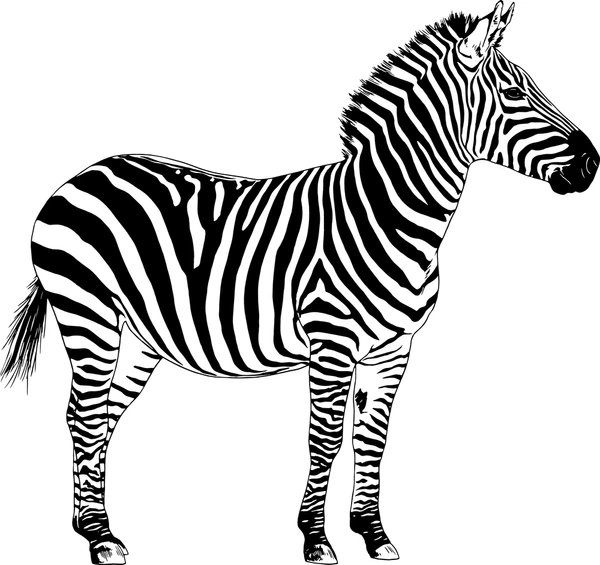
#> input picture 05_imagenes_binarias_morfologia/ejemplos/img/09_cebra.jpeg, 600 x 565 px
$ python 05_morfologicas.py
#> lines starting #> are read from the running program, lines starting #| are printed output that depends on the picture; after the words box and inside, x2 and y2 are one past the last pixel; in counts of white or black regions, pixels touching at a corner belong together
"""
Operaciones Morfológicas.

Este script demuestra las operaciones morfológicas básicas aplicadas a imágenes binarias:
- Erosión: Reduce el tamaño de objetos blancos
- Dilatación: Aumenta el tamaño de objetos blancos
- Apertura: Erosión seguida de dilatación (elimina ruido pequeño)
- Cierre: Dilatación seguida de erosión (rellena huecos pequeños)
- Gradiente: Diferencia entre dilatación y erosión (detecta bordes)
"""

import os

import cv2
import matplotlib.pyplot as plt
import numpy as np


def main():
    # Ruta de la imagen
    ruta_imagen = "../img/09_cebra.jpeg"

    # Verificar que el archivo existe
    if not os.path.exists(ruta_imagen):
        print(f"Error: No se encontró la imagen en {ruta_imagen}")
        return

    # Cargar la imagen en escala de grises
    img = cv2.imread(ruta_imagen, cv2.IMREAD_GRAYSCALE)
#> img: shape (565, 600); min 0, max 255, mean 200.4

    if img is None:
        print(f"Error: No se pudo cargar la imagen desde {ruta_imagen}")
        return

    print(f"Imagen cargada: {img.shape[1]}x{img.shape[0]} píxeles")
#| Imagen cargada: 600x565 píxeles

    # Aplicar umbralización para obtener imagen binaria
    umbral = 127
    _, binary_img = cv2.threshold(img, umbral, 255, cv2.THRESH_BINARY)
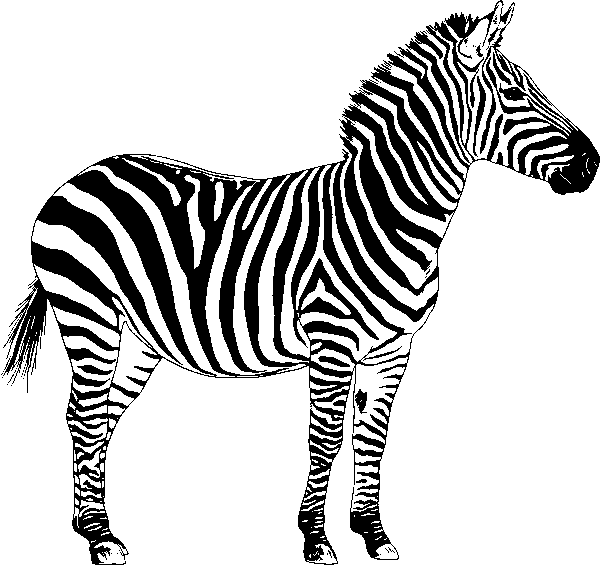
#> binary_img: shape (565, 600); 78.6% white; 51 black regions (41 under 20 px), largest, box (x1, y1, x2, y2) and area: (3, 14, 600, 565) 70624, (444, 0, 504, 59) 703, (473, 76, 486, 157) 327
    print(f"Umbralización aplicada (umbral={umbral})")

    # Definir elemento estructurante (kernel)
    kernel_size = 5
    kernel = np.ones((kernel_size, kernel_size), np.uint8)
    print(f"Kernel: {kernel_size}x{kernel_size}")

    print("\nAplicando operaciones morfológicas...")

    # 1. Erosión
    # Reduce el tamaño de los objetos blancos, elimina píxeles en los bordes
    erosion = cv2.erode(binary_img, kernel, iterations=1)
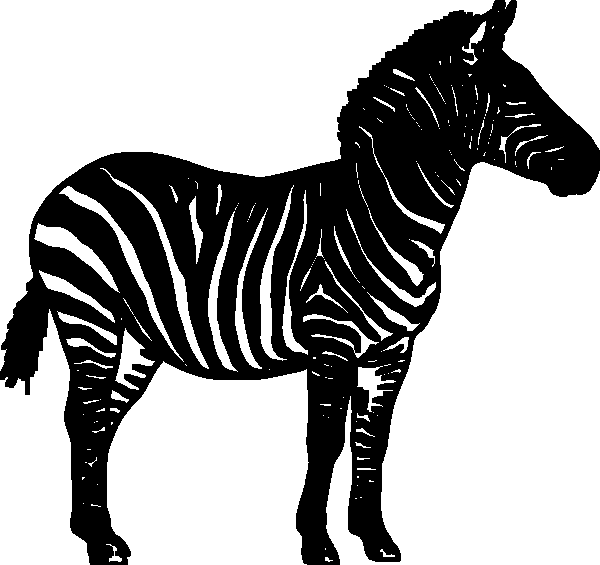
#> erosion: shape (565, 600); 64.8% white; 1 black region, box (x1, y1, x2, y2) and area: (0, 0, 600, 565) 119427
    print("  ✓ Erosión")

    # 2. Dilatación
    # Aumenta el tamaño de los objetos blancos, añade píxeles en los bordes
    dilation = cv2.dilate(binary_img, kernel, iterations=1)
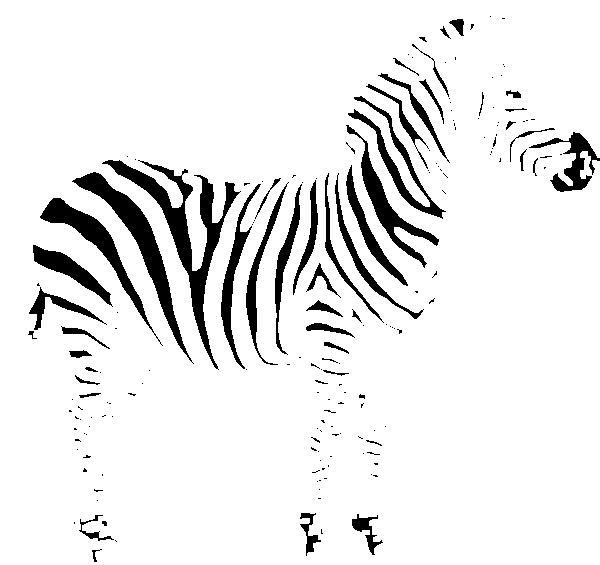
#> dilation: shape (565, 600); 91.5% white; 185 black regions (134 under 20 px), largest, box (x1, y1, x2, y2) and area: (102, 160, 241, 370) 4697, (72, 172, 194, 364) 3231, (40, 198, 163, 346) 2313
    print("  ✓ Dilatación")

    # 3. Apertura (Opening)
    # Erosión seguida de dilatación
    # Útil para eliminar ruido pequeño manteniendo objetos grandes
    opening = cv2.morphologyEx(binary_img, cv2.MORPH_OPEN, kernel)
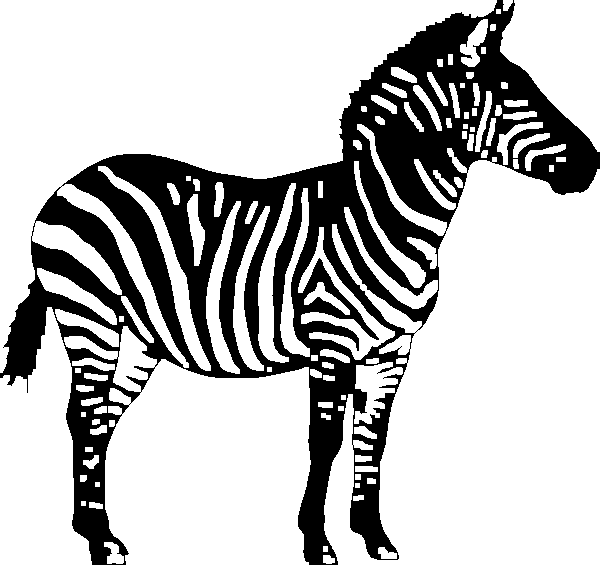
#> opening: shape (565, 600); 74.1% white; 1 black region, box (x1, y1, x2, y2) and area: (0, 0, 600, 565) 87808
    print("  ✓ Apertura (erosión + dilatación)")

    # 4. Cierre (Closing)
    # Dilatación seguida de erosión
    # Útil para rellenar pequeños huecos en objetos
    closing = cv2.morphologyEx(binary_img, cv2.MORPH_CLOSE, kernel)
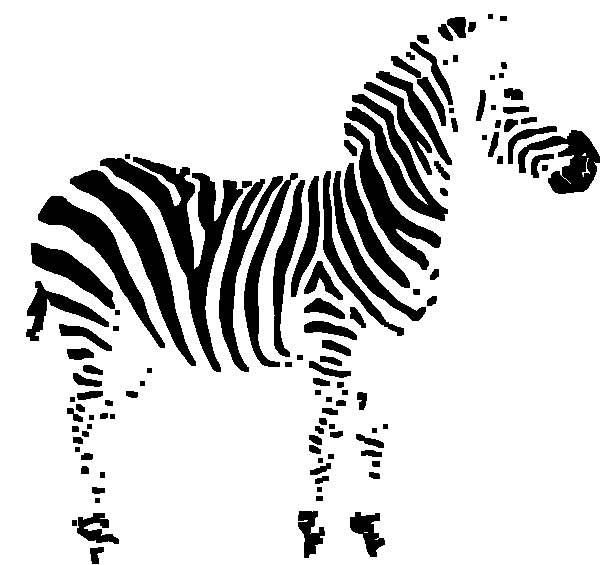
#> closing: shape (565, 600); 83.3% white; 122 black regions, largest, box (x1, y1, x2, y2) and area: (100, 157, 243, 372) 7278, (70, 170, 196, 366) 4503, (38, 196, 165, 348) 3413
    print("  ✓ Cierre (dilatación + erosión)")

    # 5. Gradiente Morfológico
    # Diferencia entre dilatación y erosión
    # Útil para detectar los contornos de los objetos
    gradient = cv2.morphologyEx(binary_img, cv2.MORPH_GRADIENT, kernel)
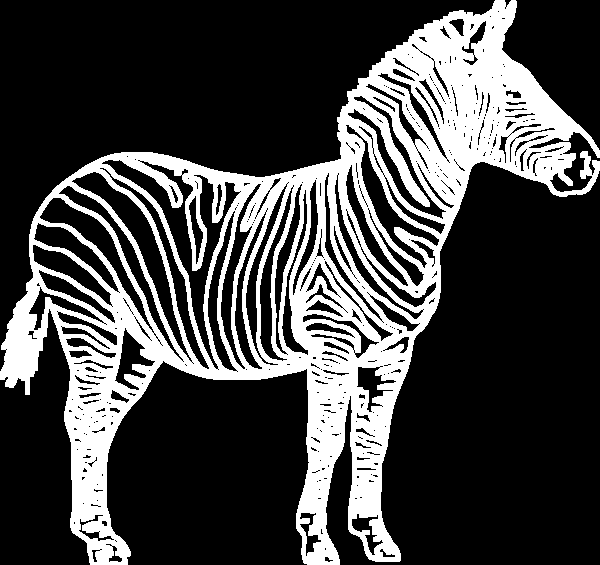
#> gradient: shape (565, 600); 26.7% white; 1 white region, box (x1, y1, x2, y2) and area: (0, 0, 600, 565) 90624
    print("  ✓ Gradiente morfológico")

    # Visualizar resultados
    plt.figure(figsize=(15, 10))

    images = [binary_img, erosion, dilation, opening, closing, gradient]
    titles = [
        "Imagen Binaria Original",
        "Erosión\n(reduce objetos)",
        "Dilatación\n(agranda objetos)",
        "Apertura\n(elimina ruido)",
        "Cierre\n(rellena huecos)",
        "Gradiente\n(detecta bordes)",
    ]

    for i, (image, title) in enumerate(zip(images, titles)):
        plt.subplot(2, 3, i + 1)
        plt.imshow(image, cmap="gray")
        plt.title(title, fontsize=11, fontweight="bold")
        plt.axis("off")
#> this loop made 6 passes
#> title on pass 1: 'Imagen Binaria Original'

    plt.suptitle(
        f"Operaciones Morfológicas (kernel {kernel_size}x{kernel_size})",
        fontsize=14,
        fontweight="bold",
    )
    plt.tight_layout()
    plt.show()

    print("\nVisualización completada.")
    print("\nResumen:")
    print("  - Erosión: Reduce objetos, elimina ruido pequeño")
    print("  - Dilatación: Agranda objetos, conecta regiones cercanas")
    print("  - Apertura: Elimina ruido sin cambiar mucho el tamaño")
    print("  - Cierre: Rellena huecos sin cambiar mucho el tamaño")
    print("  - Gradiente: Resalta los contornos de los objetos")


if __name__ == "__main__":
    main()

$ run again, with 05_imagenes_binarias_morfologia/ejemplos/img/01_lapices.jpg copied over 05_imagenes_binarias_morfologia/ejemplos/img/09_cebra.jpeg
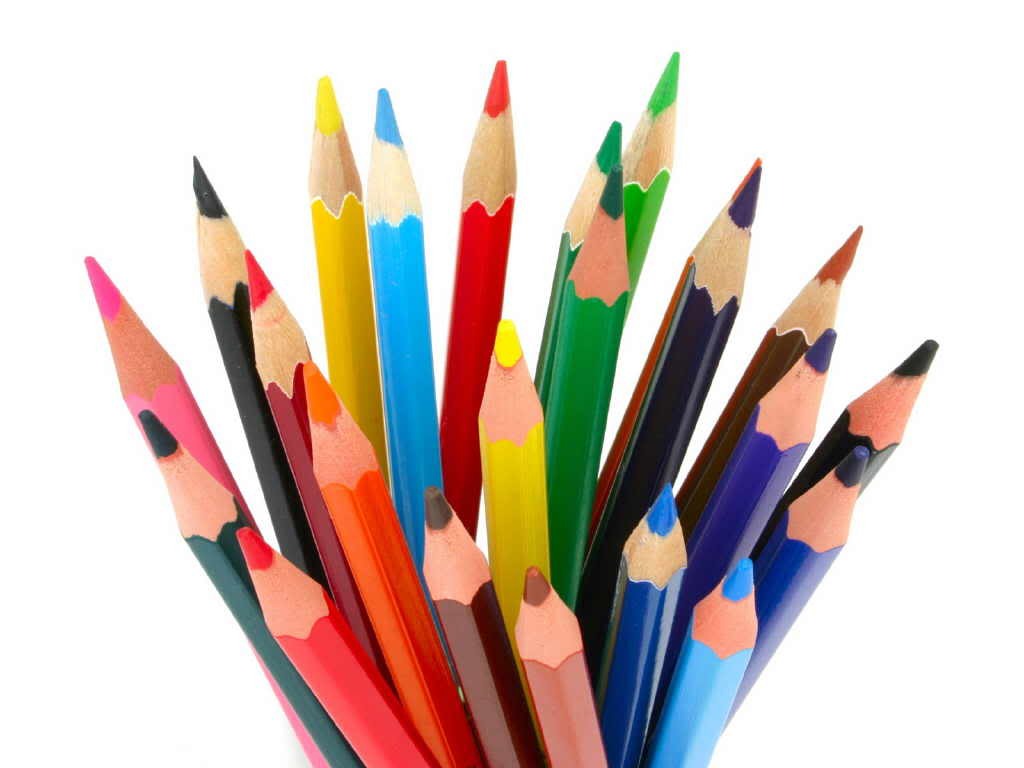
#> input picture 05_imagenes_binarias_morfologia/ejemplos/img/01_lapices.jpg, 1024 x 768 px
#| Imagen cargada: 1024x768 píxeles
#> in main, `_, binary_img = cv2.threshold(img, umbral, 255, cv2.THRESH_BINARY)`:
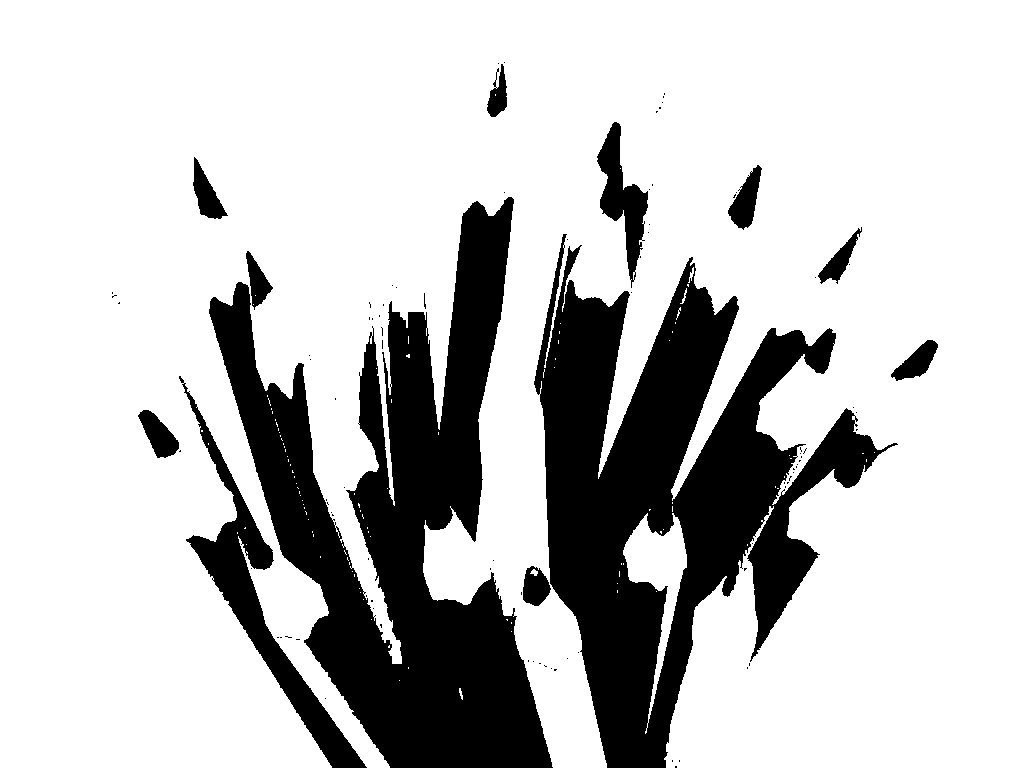
#> binary_img: shape (768, 1024); 77.1% white; 98 black regions (86 under 20 px), largest, box (x1, y1, x2, y2) and area: (534, 234, 898, 768) 80299, (209, 197, 553, 768) 79203, (179, 376, 367, 768) 10180
#> erosion: shape (768, 1024); 73.8% white; 22 black regions, largest, box (x1, y1, x2, y2) and area: (177, 190, 555, 768) 101908, (519, 120, 900, 768) 95743, (726, 163, 764, 232) 1554
#> dilation: shape (768, 1024); 80.5% white; 32 black regions (17 under 20 px), largest, box (x1, y1, x2, y2) and area: (211, 200, 550, 768) 69929, (542, 268, 834, 768) 62374, (191, 429, 363, 768) 7361
#> opening: shape (768, 1024); 76.7% white; 46 black regions (37 under 20 px), largest, box (x1, y1, x2, y2) and area: (521, 122, 898, 768) 86163, (209, 197, 553, 768) 80953, (179, 376, 367, 768) 10357
#> closing: shape (768, 1024); 77.4% white; 17 black regions, largest, box (x1, y1, x2, y2) and area: (209, 198, 552, 768) 78626, (535, 266, 836, 768) 70586, (189, 413, 365, 768) 9952
#> in main, `gradient = cv2.morphologyEx(binary_img, cv2.MORPH_GRADIENT, kernel)`:
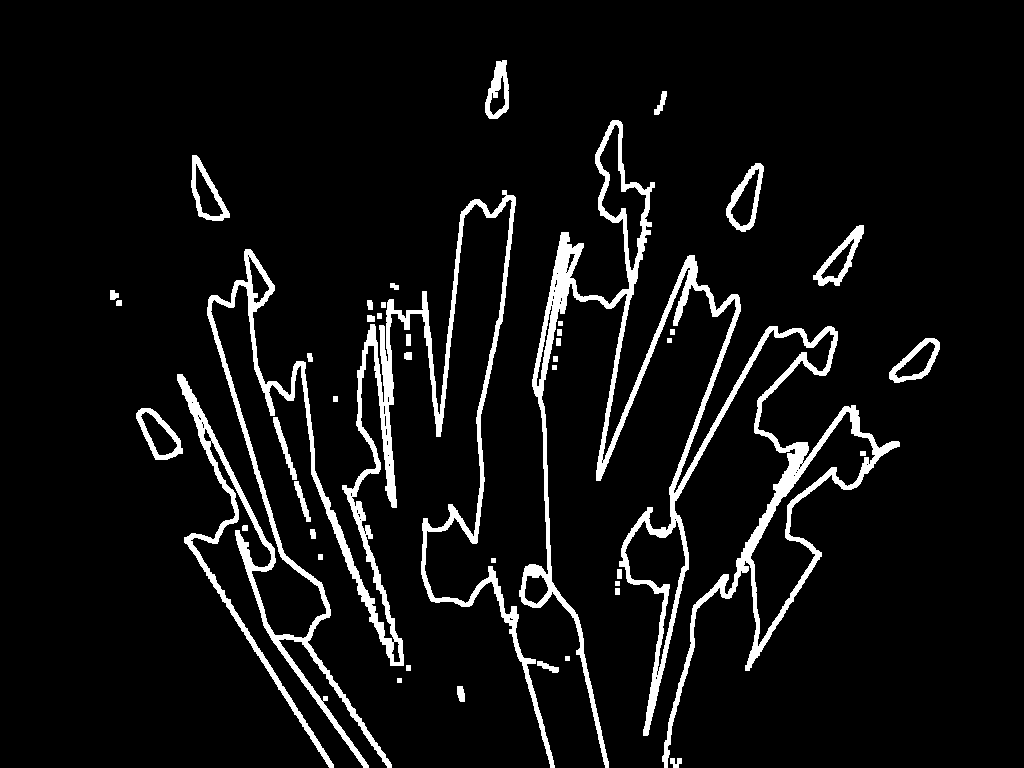
#> gradient: shape (768, 1024); 6.8% white; 43 white regions, largest, box (x1, y1, x2, y2) and area: (177, 190, 555, 768) 23209, (519, 120, 900, 768) 23200, (813, 225, 864, 286) 863
#> the loop in main, `for i, (image, title) in enumerate(zip(images, titles)):` made 6 passes
#> title on pass 1: 'Imagen Binaria Original'

$ run again, with 05_imagenes_binarias_morfologia/ejemplos/img/02_escaneado.png saved as 05_imagenes_binarias_morfologia/ejemplos/img/09_cebra.jpeg
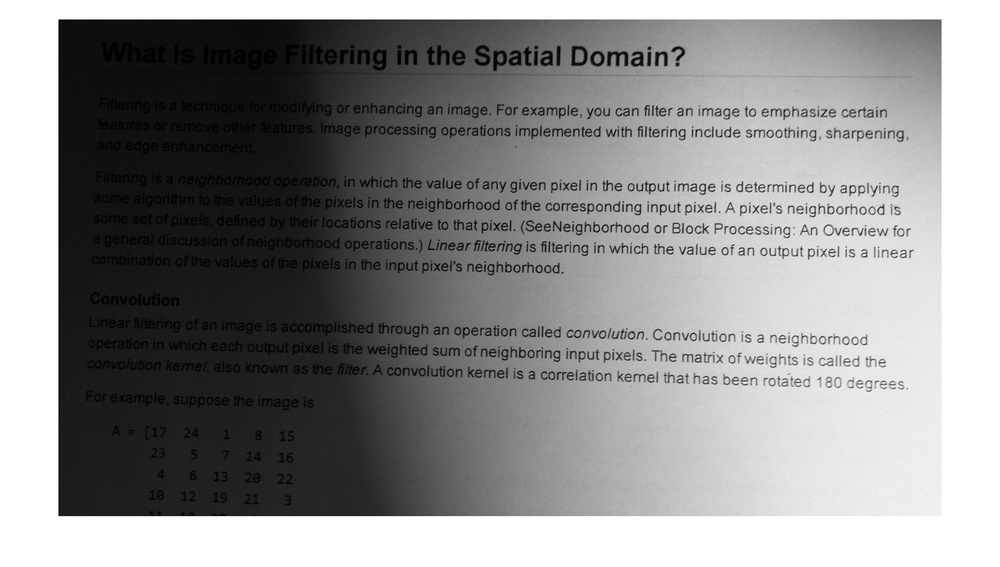
#> input picture 05_imagenes_binarias_morfologia/ejemplos/img/02_escaneado.png, 1000 x 567 px, shrunk from 1848 x 1048 before the run
#> in main, img is the input picture: shape (567, 1000); min 0, max 255, mean 143
#| Imagen cargada: 1000x567 píxeles
#> in main, `_, binary_img = cv2.threshold(img, umbral, 255, cv2.THRESH_BINARY)`:
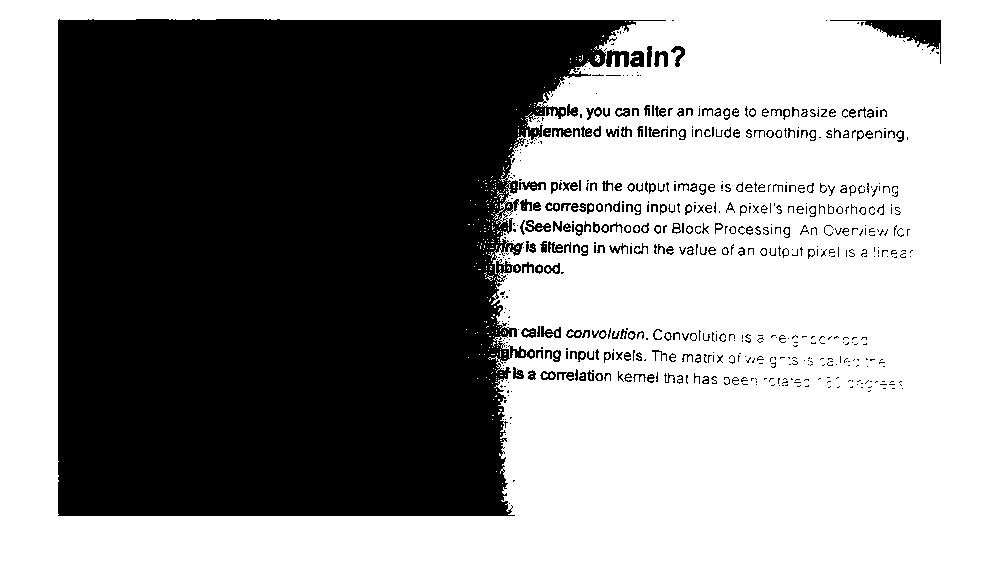
#> binary_img: shape (567, 1000); 57.1% white; 619 black regions (382 under 20 px), largest, box (x1, y1, x2, y2) and area: (58, 19, 666, 516) 229877, (830, 20, 941, 64) 1380, (606, 50, 629, 67) 267
#> erosion: shape (567, 1000); 50.1% white; 73 black regions, largest, box (x1, y1, x2, y2) and area: (56, 17, 687, 518) 248752, (824, 18, 943, 66) 2255, (786, 201, 886, 219) 1267
#> dilation: shape (567, 1000); 61.1% white; 26 black regions (24 under 20 px), largest, box (x1, y1, x2, y2) and area: (60, 21, 623, 514) 219736, (874, 22, 939, 45) 787
#> opening: shape (567, 1000); 54.6% white; 92 black regions (16 under 20 px), largest, box (x1, y1, x2, y2) and area: (58, 19, 668, 516) 238910, (826, 20, 941, 64) 1549, (788, 203, 884, 217) 735
#> closing: shape (567, 1000); 59.9% white; 17 black regions, largest, box (x1, y1, x2, y2) and area: (58, 19, 625, 516) 225637, (872, 20, 941, 47) 1195, (606, 51, 612, 64) 70
#> in main, `gradient = cv2.morphologyEx(binary_img, cv2.MORPH_GRADIENT, kernel)`:
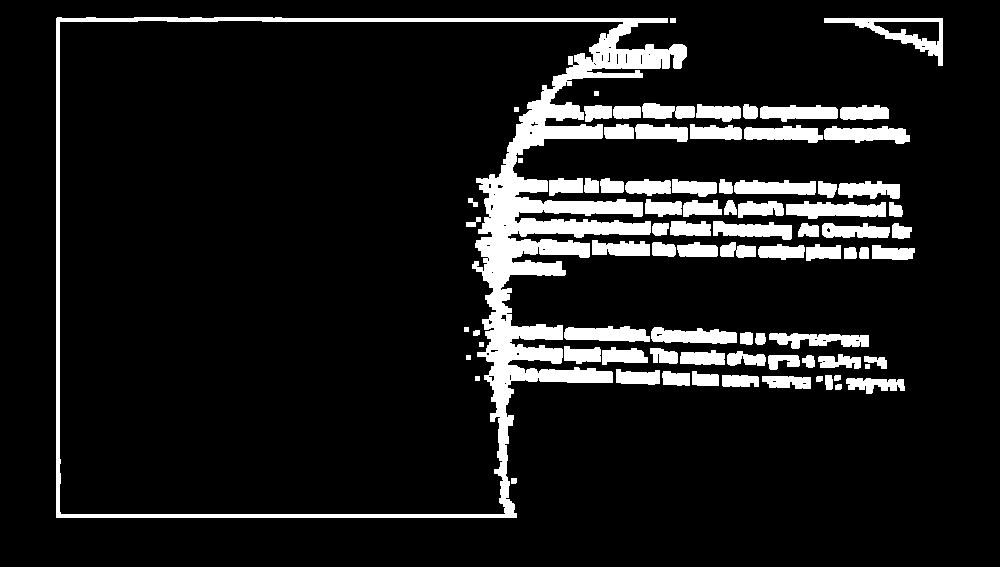
#> gradient: shape (567, 1000); 11% white; 81 white regions, largest, box (x1, y1, x2, y2) and area: (56, 17, 687, 518) 28595, (824, 18, 943, 66) 1467, (786, 201, 886, 219) 1267
#> the loop in main, `for i, (image, title) in enumerate(zip(images, titles)):` made 6 passes
#> title on pass 1: 'Imagen Binaria Original'
